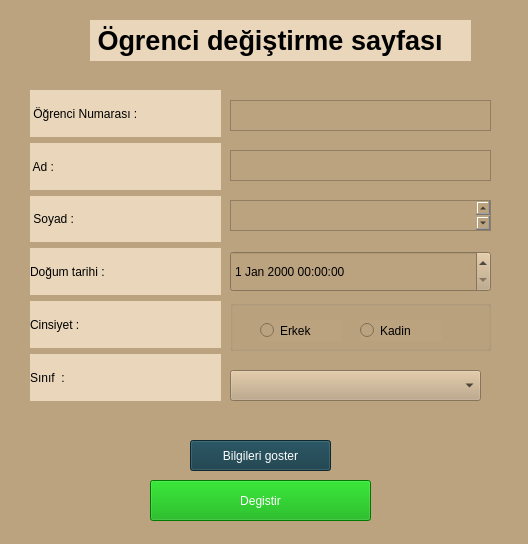
<?xml version="1.0" encoding="UTF-8"?>
<ui version="4.0">
 <class>StudenteditNumber</class>
 <widget class="QMainWindow" name="StudenteditNumber">
  <property name="geometry">
   <rect>
    <x>0</x>
    <y>0</y>
    <width>528</width>
    <height>544</height>
   </rect>
  </property>
  <property name="windowTitle">
   <string> Ögrenci değiştirme sayfası</string>
  </property>
  <widget class="QWidget" name="centralwidget">
   <widget class="QWidget" name="widget" native="true">
    <property name="geometry">
     <rect>
      <x>0</x>
      <y>-20</y>
      <width>801</width>
      <height>601</height>
     </rect>
    </property>
    <property name="styleSheet">
     <string notr="true">background-color: rgb(234, 215, 187);
background-color: rgb(188, 163, 127);</string>
    </property>
    <widget class="QWidget" name="verticalLayoutWidget">
     <property name="geometry">
      <rect>
       <x>30</x>
       <y>110</y>
       <width>191</width>
       <height>311</height>
      </rect>
     </property>
     <layout class="QVBoxLayout" name="verticalLayout">
      <item>
       <widget class="QLabel" name="label_3">
        <property name="styleSheet">
         <string notr="true">font: 75 14pt &quot;MS Shell Dlg 2&quot;;
background-color: rgb(234, 215, 187);</string>
        </property>
        <property name="text">
         <string> Öğrenci Numarası :</string>
        </property>
       </widget>
      </item>
      <item>
       <widget class="QLabel" name="label">
        <property name="styleSheet">
         <string notr="true">background-color: rgb(234, 215, 187);
font: 75 14pt &quot;MS Shell Dlg 2&quot;;</string>
        </property>
        <property name="text">
         <string> Ad :</string>
        </property>
       </widget>
      </item>
      <item>
       <widget class="QLabel" name="label_2">
        <property name="styleSheet">
         <string notr="true">font: 75 14pt &quot;MS Shell Dlg 2&quot;;
background-color: rgb(234, 215, 187);</string>
        </property>
        <property name="text">
         <string> Soyad :</string>
        </property>
       </widget>
      </item>
      <item>
       <widget class="QLabel" name="label_4">
        <property name="styleSheet">
         <string notr="true">font: 75 14pt &quot;MS Shell Dlg 2&quot;;
background-color: rgb(234, 215, 187);</string>
        </property>
        <property name="text">
         <string>Doğum tarihi :</string>
        </property>
       </widget>
      </item>
      <item>
       <widget class="QLabel" name="label_5">
        <property name="styleSheet">
         <string notr="true">font: 75 14pt &quot;MS Shell Dlg 2&quot;;
background-color: rgb(234, 215, 187);</string>
        </property>
        <property name="text">
         <string>Cinsiyet :</string>
        </property>
       </widget>
      </item>
      <item>
       <widget class="QLabel" name="label_6">
        <property name="styleSheet">
         <string notr="true">font: 75 14pt &quot;MS Shell Dlg 2&quot;;
background-color: rgb(234, 215, 187);</string>
        </property>
        <property name="text">
         <string>Sınıf  :</string>
        </property>
       </widget>
      </item>
     </layout>
    </widget>
    <widget class="QTextEdit" name="student_number_text">
     <property name="geometry">
      <rect>
       <x>230</x>
       <y>120</y>
       <width>261</width>
       <height>31</height>
      </rect>
     </property>
     <property name="font">
      <font>
       <pointsize>12</pointsize>
       <weight>75</weight>
       <bold>true</bold>
      </font>
     </property>
    </widget>
    <widget class="QTextEdit" name="student_name_text">
     <property name="geometry">
      <rect>
       <x>230</x>
       <y>170</y>
       <width>261</width>
       <height>31</height>
      </rect>
     </property>
     <property name="font">
      <font>
       <pointsize>12</pointsize>
       <weight>75</weight>
       <bold>true</bold>
      </font>
     </property>
    </widget>
    <widget class="QTextEdit" name="student_surname_text">
     <property name="geometry">
      <rect>
       <x>230</x>
       <y>220</y>
       <width>261</width>
       <height>31</height>
      </rect>
     </property>
     <property name="font">
      <font>
       <pointsize>14</pointsize>
       <weight>75</weight>
       <bold>true</bold>
      </font>
     </property>
    </widget>
    <widget class="QDateTimeEdit" name="dateTimeEdit">
     <property name="geometry">
      <rect>
       <x>230</x>
       <y>271</y>
       <width>261</width>
       <height>41</height>
      </rect>
     </property>
     <property name="styleSheet">
      <string notr="true">font: 75 14pt &quot;MS Shell Dlg 2&quot;;</string>
     </property>
    </widget>
    <widget class="QComboBox" name="comboBox">
     <property name="geometry">
      <rect>
       <x>230</x>
       <y>390</y>
       <width>251</width>
       <height>31</height>
      </rect>
     </property>
     <property name="styleSheet">
      <string notr="true">font: 75 14pt &quot;MS Shell Dlg 2&quot;;</string>
     </property>
    </widget>
    <widget class="QPushButton" name="edit_btn">
     <property name="geometry">
      <rect>
       <x>150</x>
       <y>500</y>
       <width>221</width>
       <height>41</height>
      </rect>
     </property>
     <property name="styleSheet">
      <string notr="true">background-color: rgb(0, 170, 0);
color: rgb(255, 255, 255);
font: 75 14pt &quot;MS Shell Dlg 2&quot;;</string>
     </property>
     <property name="text">
      <string>Degistir</string>
     </property>
    </widget>
    <widget class="QGroupBox" name="groupBox">
     <property name="geometry">
      <rect>
       <x>230</x>
       <y>320</y>
       <width>261</width>
       <height>51</height>
      </rect>
     </property>
     <property name="title">
      <string/>
     </property>
     <widget class="QRadioButton" name="erkek">
      <property name="geometry">
       <rect>
        <x>30</x>
        <y>20</y>
        <width>82</width>
        <height>21</height>
       </rect>
      </property>
      <property name="styleSheet">
       <string notr="true">font: 75 18pt &quot;MS Shell Dlg 2&quot;;</string>
      </property>
      <property name="text">
       <string>Erkek</string>
      </property>
     </widget>
     <widget class="QRadioButton" name="kadin">
      <property name="geometry">
       <rect>
        <x>130</x>
        <y>20</y>
        <width>82</width>
        <height>21</height>
       </rect>
      </property>
      <property name="styleSheet">
       <string notr="true">font: 75 18pt &quot;MS Shell Dlg 2&quot;;</string>
      </property>
      <property name="text">
       <string>Kadin</string>
      </property>
     </widget>
    </widget>
    <widget class="QLabel" name="mesaje">
     <property name="geometry">
      <rect>
       <x>30</x>
       <y>430</y>
       <width>481</width>
       <height>41</height>
      </rect>
     </property>
     <property name="font">
      <font>
       <family>MS Shell Dlg 2</family>
       <pointsize>14</pointsize>
       <weight>9</weight>
       <italic>false</italic>
       <bold>false</bold>
      </font>
     </property>
     <property name="styleSheet">
      <string notr="true">font: 75 14pt &quot;MS Shell Dlg 2&quot;;</string>
     </property>
     <property name="text">
      <string/>
     </property>
    </widget>
    <widget class="QPushButton" name="bilgileri_goster_btn">
     <property name="geometry">
      <rect>
       <x>190</x>
       <y>460</y>
       <width>141</width>
       <height>31</height>
      </rect>
     </property>
     <property name="styleSheet">
      <string notr="true">background-color: rgb(17, 57, 70);
font: 75 14pt &quot;MS Shell Dlg 2&quot;;
color: rgb(255, 255, 255);</string>
     </property>
     <property name="text">
      <string>Bilgileri goster</string>
     </property>
    </widget>
    <widget class="QLabel" name="label_7">
     <property name="geometry">
      <rect>
       <x>90</x>
       <y>40</y>
       <width>381</width>
       <height>41</height>
      </rect>
     </property>
     <property name="font">
      <font>
       <pointsize>20</pointsize>
       <weight>75</weight>
       <bold>true</bold>
      </font>
     </property>
     <property name="styleSheet">
      <string notr="true">background-color: rgb(234, 215, 187);</string>
     </property>
     <property name="text">
      <string> Ögrenci değiştirme sayfası</string>
     </property>
    </widget>
   </widget>
  </widget>
 </widget>
 <resources/>
 <connections/>
</ui>
